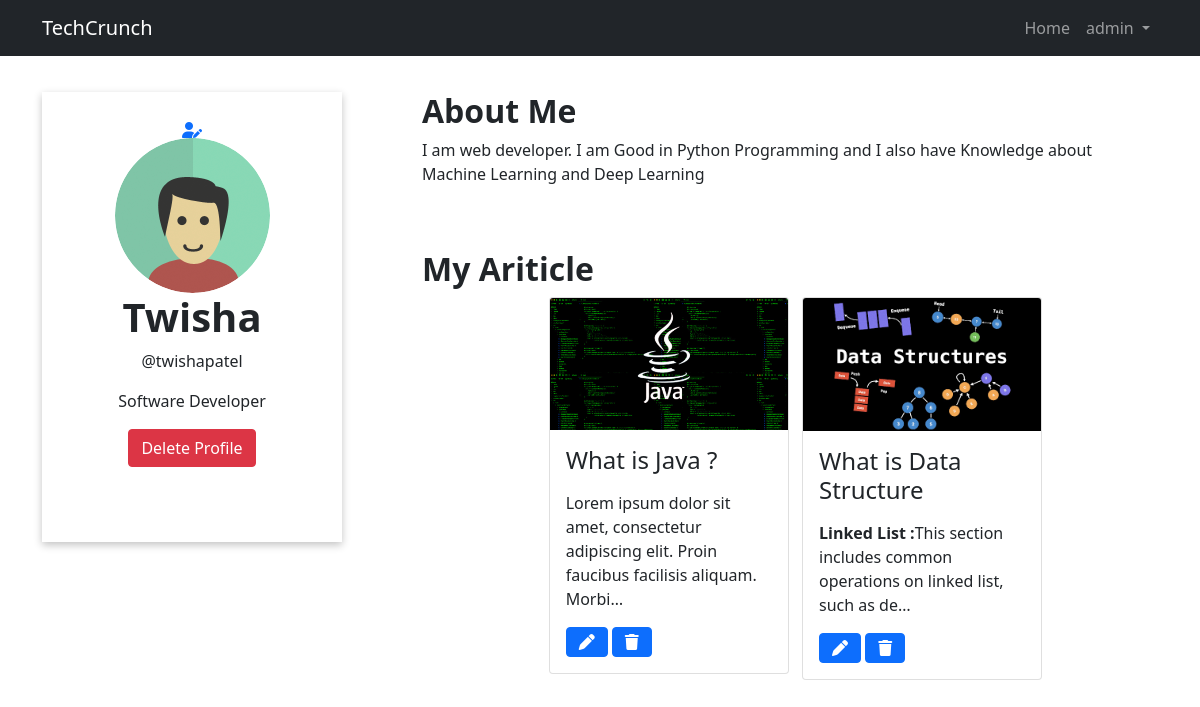
Page /account (signed in) on the committed database.
### profiles/models.py (models this page shows, shortened)
class UserProfiles(models.Model):
    user = models.OneToOneField(User, on_delete=models.CASCADE)
    name = models.CharField(max_length=200)
    email = models.EmailField()
    username = models.CharField(max_length=200)
    profession = models.CharField(max_length=200)
    picture = models.ImageField(upload_to='img', blank=True, null=True, default='img/favicon.ico')
    about = models.TextField()
    profile_id = models.UUIDField(default=uuid.uuid4, editable=False, unique=True, primary_key=True)

### cmsapp/models.py (models this page shows, shortened)
class Post(models.Model):
    writer = models.ForeignKey(UserProfiles, on_delete=models.SET_NULL, null=True, blank=True)
    title = models.CharField(max_length=500)
    image = models.ImageField(upload_to='img')
    body = RichTextField()
    post_id = models.UUIDField(default=uuid.uuid4, primary_key=True, unique=True, editable=False)
    created = models.DateTimeField(auto_now_add=True)
    modified = models.DateTimeField(auto_now=True)
    slug = models.SlugField(default=uuid.uuid4)
    category = models.ForeignKey('Category', on_delete=models.SET_NULL, blank=True, null=True)

### profiles/views.py (the view)
# urls.py: path('account', views.account, name='account'),
def account(request):
    user_account = request.user.userprofiles
    context = {'account': user_account}
    return render(request, 'profiles/account.html', context)

### profiles/templates/profiles/account.html (shortened to what this page needs)
{% extends 'base.html' %}
{% block content %}
  <head>
  </head>
    <div class="container" style="margin-top:3%">
      <div class="row justify-content-center">
        <div class="col-lg-4">
            <div class="text-center placeholderContainer">
                <div style="margin-top:30px">
                    <a href="{% url 'updateprofile' %}" style="text-decoration:none">
                        <i class="fas fa-user-edit"></i>
                    </a>
                    <div class="placeholderImg">
                        <img src="{{account.picture.url}}" alt="Profile Picture" class="img-fluid rounded-circle">
                    </div>
                </div>
            <h1 style="margin-top:20px font-weight:bold"><strong>{{account.name}}</strong></h1>
                <p>@{{account.username}}</p>
                <p>{{account.profession}}</p>
              <a href="{% url 'deleteprofile' %}"><button class="btn btn-danger">Delete Profile</button></a>
          </div>
        </div>
        <div class="col-lg-8">
          <h2><strong>About Me</strong></h2>
          <p class="bio">{{account.about}}</p><br><br>
          <h2><strong>My Ariticle</strong></h2>
             <div class="row justify-content-center">
                 {% for post in account.post_set.all %}
                        <div class="col-sm-12 col-md-4" style="margin-bottom:10px;">
                            <div class="card" style="width:15rem; margin-bottom:10px;">
                                <img class="card-img-top" src="{{post.image.url}}" alt="..." />
                                <div class="card-body">
                                    <h2 class="card-title h4">{{post.title}}</h2>
                                    <p class="card-text">{{post.body |safe| truncatechars:100}}</p>
                                    <a href="{% url 'update' post.slug %}" class="btn btn-primary"><i class="fas fa-pen"></i></a>
                                    <a href="{% url 'delete' post.slug %}" class="btn btn-primary"><i class="fas fa-trash"></i></a>
                                </div>
                            </div>
                        </div>
                 {% endfor %}
             </div>
        </div>
      </div>
    </div>
{% endblock %}

### templates/base.html (shortened to what this page needs)
{% load static %}
<html lang="en">
    <head>
        <link href="{% static 'css/all.css' %}" rel="stylesheet" />
        <link href="{% static 'css/styles.css' %}" rel="stylesheet" />
    </head>
    <body>
        <nav class="navbar navbar-expand-lg navbar-dark bg-dark">
            <div class="container">
                <a class="navbar-brand" href="{% url 'index' %}">TechCrunch</a>
                <div class="collapse navbar-collapse" id="navbarSupportedContent">
                    <ul class="navbar-nav ms-auto mb-2 mb-lg-0">
                        <li class="nav-item"><a class="nav-link" href="{% url 'index' %}">Home</a></li>
                        {% if request.user.is_authenticated %}
                       <li class="nav-item dropdown">
                            <a class="nav-link dropdown-toggle" href="#" id="navbarDropdown" role="button" data-bs-toggle="dropdown" aria-expanded="false">
                                  {{ request.user.username }}
                                </a>
                        </li>
                          {% else %}
                        <li class="nav-item"><a class="nav-link" href="{% url 'register' %}">Register</a></li>
                        <li class="nav-item"><a class="nav-link" href="{% url 'login' %}">Login</a></li>
                        {% endif %}
                    </ul>
                </div>
            </div>
        </nav>
     {% block content %}{% endblock %}
</body>
</html>

### profiles/templates/profiles/account.html (style rules this page uses)
.placeholderContainer { width:300px; height:450px; display:flex; align-items:center; flex-direction:column; background-color:white; box-shadow:rgba(0,0,0,0.24) 0px 3px 8px; }

### rows in the picture
UserProfiles: picture (placeholder picture), name "Twisha", username "twishapatel", profession "Software Developer", about "I am web developer. I am Good in Python Programming and I also have Knowledge about Machine Learning and Deep Learning"
Post: image (picture), title "What is Java ?", body "Lorem ipsum dolor sit amet, consectetur adipiscing elit. Proin faucibus facilisis aliquam. Morbi…"
Post: image (picture), title "What is Data Structure", body "Linked List : This section includes common operations on linked list, such as de…"

### other values in the picture
{{ request.user.username }} "admin"
